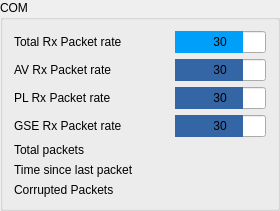
    <widget class="QGroupBox" name="com_box">
     <property name="title">
      <string>COM</string>
     </property>
     <layout class="QGridLayout" name="gridLayout_4">
      <item row="0" column="0">
       <widget class="QLabel" name="packets_second_label">
        <property name="toolTip">
         <string>&lt;html&gt;&lt;head/&gt;&lt;body&gt;&lt;p&gt;The number of packets received in last second&lt;/p&gt;&lt;/body&gt;&lt;/html&gt;</string>
        </property>
        <property name="text">
         <string>Total Rx Packet rate</string>
        </property>
       </widget>
      </item>
      <item row="0" column="1">
       <widget class="QProgressBar" name="packets_second_bar">
        <property name="sizePolicy">
         <sizepolicy hsizetype="Expanding" vsizetype="Fixed">
          <horstretch>0</horstretch>
          <verstretch>0</verstretch>
         </sizepolicy>
        </property>
        <property name="toolTip">
         <string>&lt;html&gt;&lt;head/&gt;&lt;body&gt;&lt;p&gt;The number of packets received in last second&lt;/p&gt;&lt;/body&gt;&lt;/html&gt;</string>
        </property>
        <property name="styleSheet">
         <string notr="true">QProgressBar::chunk:horizontal { 
background:rgb(0, 160, 250);} </string>
        </property>
        <property name="maximum">
         <number>40</number>
        </property>
        <property name="value">
         <number>30</number>
        </property>
        <property name="alignment">
         <set>Qt::AlignCenter</set>
        </property>
        <property name="invertedAppearance">
         <bool>false</bool>
        </property>
        <property name="format">
         <string>%v</string>
        </property>
       </widget>
      </item>
      <item row="1" column="0">
       <widget class="QLabel" name="last_datagram_id">
        <property name="text">
         <string>AV Rx Packet rate</string>
        </property>
       </widget>
      </item>
      <item row="1" column="1">
       <widget class="QProgressBar" name="av_packets_second_bar">
        <property name="sizePolicy">
         <sizepolicy hsizetype="Expanding" vsizetype="Fixed">
          <horstretch>0</horstretch>
          <verstretch>0</verstretch>
         </sizepolicy>
        </property>
        <property name="toolTip">
         <string>&lt;html&gt;&lt;head/&gt;&lt;body&gt;&lt;p&gt;The number of packets received in last second&lt;/p&gt;&lt;/body&gt;&lt;/html&gt;</string>
        </property>
        <property name="styleSheet">
         <string notr="true">QProgressBar::chunk:horizontal { 
background:rgb(52, 101, 164);} </string>
        </property>
        <property name="maximum">
         <number>40</number>
        </property>
        <property name="value">
         <number>30</number>
        </property>
        <property name="alignment">
         <set>Qt::AlignCenter</set>
        </property>
        <property name="textVisible">
         <bool>true</bool>
        </property>
        <property name="invertedAppearance">
         <bool>false</bool>
        </property>
        <property name="format">
         <string>%v</string>
        </property>
       </widget>
      </item>
      <item row="2" column="0">
       <widget class="QLabel" name="pl_packet_label">
        <property name="toolTip">
         <string>&lt;html&gt;&lt;head/&gt;&lt;body&gt;&lt;p&gt;The last received packet's number (defined by TX)&lt;/p&gt;&lt;/body&gt;&lt;/html&gt;</string>
        </property>
        <property name="text">
         <string>PL Rx Packet rate</string>
        </property>
       </widget>
      </item>
      <item row="2" column="1">
       <widget class="QProgressBar" name="pl_packets_second_bar">
        <property name="sizePolicy">
         <sizepolicy hsizetype="Expanding" vsizetype="Fixed">
          <horstretch>0</horstretch>
          <verstretch>0</verstretch>
         </sizepolicy>
        </property>
        <property name="toolTip">
         <string>&lt;html&gt;&lt;head/&gt;&lt;body&gt;&lt;p&gt;The number of packets received in last second&lt;/p&gt;&lt;/body&gt;&lt;/html&gt;</string>
        </property>
        <property name="styleSheet">
         <string notr="true">QProgressBar::chunk:horizontal { 
background:rgb(52, 101, 164);} </string>
        </property>
        <property name="maximum">
         <number>40</number>
        </property>
        <property name="value">
         <number>30</number>
        </property>
        <property name="alignment">
         <set>Qt::AlignCenter</set>
        </property>
        <property name="invertedAppearance">
         <bool>false</bool>
        </property>
        <property name="format">
         <string>%v</string>
        </property>
       </widget>
      </item>
      <item row="3" column="0">
       <widget class="QLabel" name="gse_packet_label">
        <property name="text">
         <string>GSE Rx Packet rate</string>
        </property>
       </widget>
      </item>
      <item row="3" column="1">
       <widget class="QProgressBar" name="gse_packets_second_bar">
        <property name="sizePolicy">
         <sizepolicy hsizetype="Expanding" vsizetype="Fixed">
          <horstretch>0</horstretch>
          <verstretch>0</verstretch>
         </sizepolicy>
        </property>
        <property name="toolTip">
         <string>&lt;html&gt;&lt;head/&gt;&lt;body&gt;&lt;p&gt;The number of packets received in last second&lt;/p&gt;&lt;/body&gt;&lt;/html&gt;</string>
        </property>
        <property name="styleSheet">
         <string notr="true">QProgressBar::chunk:horizontal { 
background:rgb(52, 101, 164);} </string>
        </property>
        <property name="maximum">
         <number>40</number>
        </property>
        <property name="value">
         <number>30</number>
        </property>
        <property name="alignment">
         <set>Qt::AlignCenter</set>
        </property>
        <property name="invertedAppearance">
         <bool>false</bool>
        </property>
        <property name="format">
         <string>%v</string>
        </property>
       </widget>
      </item>
      <item row="4" column="0">
       <widget class="QLabel" name="received_pack_cnt_label">
        <property name="minimumSize">
         <size>
          <width>155</width>
          <height>0</height>
         </size>
        </property>
        <property name="toolTip">
         <string>&lt;html&gt;&lt;head/&gt;&lt;body&gt;&lt;p&gt;The count of the received packets from the start of the program&lt;/p&gt;&lt;/body&gt;&lt;/html&gt;</string>
        </property>
        <property name="text">
         <string>Total packets</string>
        </property>
       </widget>
      </item>
      <item row="4" column="1">
       <widget class="QLabel" name="received_pack_cnt_panel">
        <property name="toolTip">
         <string>&lt;html&gt;&lt;head/&gt;&lt;body&gt;&lt;p&gt;The count of the received packets from the start of the program&lt;/p&gt;&lt;/body&gt;&lt;/html&gt;</string>
        </property>
        <property name="text">
         <string/>
        </property>
       </widget>
      </item>
      <item row="5" column="0">
       <widget class="QLabel" name="time_since_last_label">
        <property name="text">
         <string>Time since last packet</string>
        </property>
       </widget>
      </item>
      <item row="5" column="1">
       <widget class="QLabel" name="time_since_last_panel">
        <property name="text">
         <string/>
        </property>
       </widget>
      </item>
      <item row="6" column="0">
       <widget class="QLabel" name="corrupted_label">
        <property name="text">
         <string>Corrupted Packets</string>
        </property>
       </widget>
      </item>
      <item row="6" column="1">
       <widget class="QLabel" name="corrupted_panel">
        <property name="text">
         <string/>
        </property>
       </widget>
      </item>
     </layout>
    </widget>
